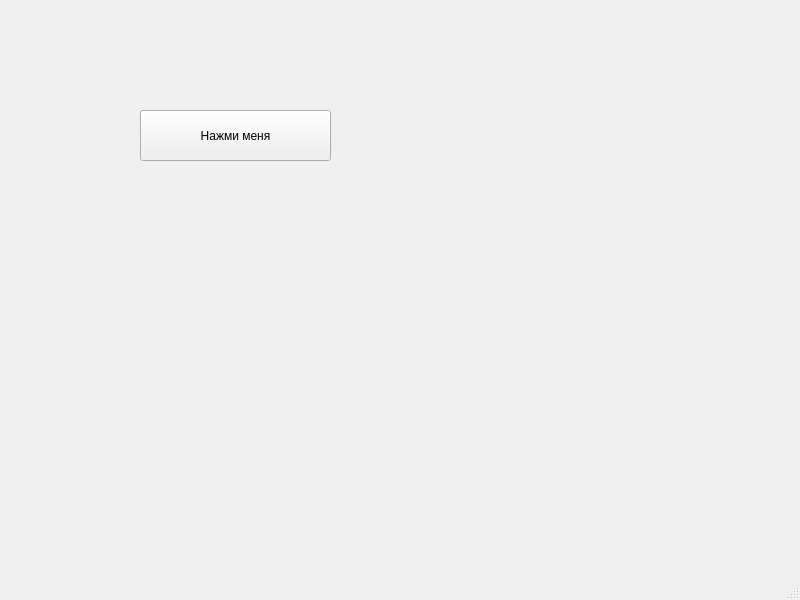
<?xml version="1.0" encoding="UTF-8"?>
<ui version="4.0">
 <class>MainWindow</class>
 <widget class="QMainWindow" name="MainWindow">
  <property name="geometry">
   <rect>
    <x>0</x>
    <y>0</y>
    <width>800</width>
    <height>600</height>
   </rect>
  </property>
  <property name="windowTitle">
   <string>MainWindow</string>
  </property>
  <widget class="QWidget" name="centralwidget">
   <widget class="QLabel" name="label">
    <property name="geometry">
     <rect>
      <x>100</x>
      <y>230</y>
      <width>291</width>
      <height>261</height>
     </rect>
    </property>
    <property name="text">
     <string/>
    </property>
   </widget>
   <widget class="QPushButton" name="pushButton">
    <property name="geometry">
     <rect>
      <x>140</x>
      <y>110</y>
      <width>191</width>
      <height>51</height>
     </rect>
    </property>
    <property name="text">
     <string>Нажми меня</string>
    </property>
   </widget>
  </widget>
  <widget class="QMenuBar" name="menubar">
   <property name="geometry">
    <rect>
     <x>0</x>
     <y>0</y>
     <width>800</width>
     <height>22</height>
    </rect>
   </property>
  </widget>
  <widget class="QStatusBar" name="statusbar"/>
 </widget>
 <resources/>
 <connections/>
</ui>
